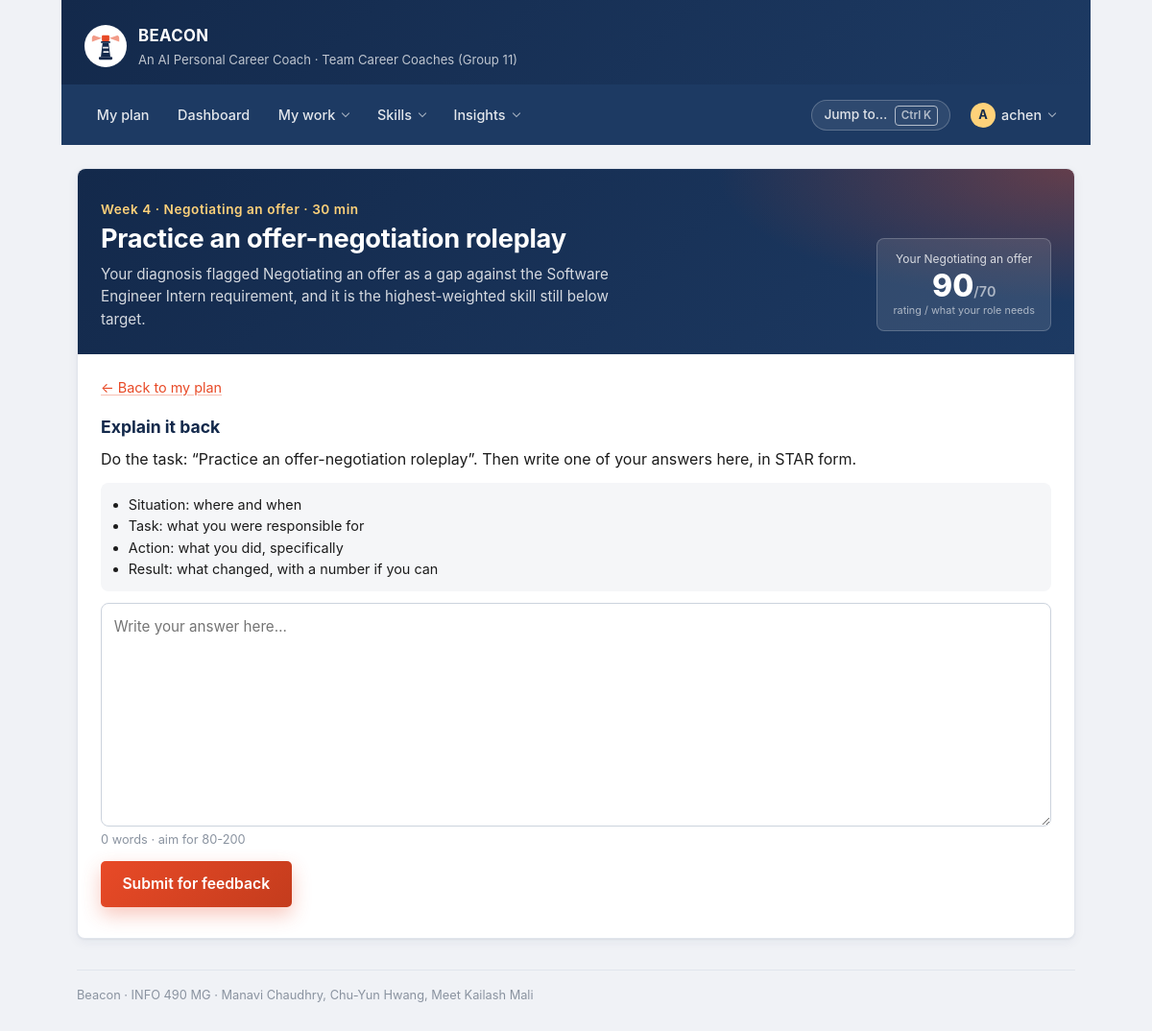
/me/tasks/4/ (signed in), run on the app's committed database.
### preparation/models.py (models this page shows, shortened)
class PlanTask(models.Model):
    class Status(models.TextChoices):
        TODO = "TODO", "To do"
        IN_PROGRESS = "DOING", "In progress"
        DONE = "DONE", "Done"
        SKIPPED = "SKIP", "Skipped"
    class Priority(models.IntegerChoices):
        LOW = 1, "Low"
        MEDIUM = 2, "Medium"
        HIGH = 3, "High"
    plan = models.ForeignKey(
        PreparationPlan,
        on_delete=models.CASCADE,  # deleting a plan deletes the tasks inside it
        related_name="tasks",
    )
    skill = models.ForeignKey(
        Skill,
        on_delete=models.SET_NULL,  # keep the task, just forget the tag
        null=True,
        blank=True,
        related_name="tasks",
        help_text="Skill gap this task is meant to close.",
    )
    title = models.CharField(max_length=150)
    week_number = models.PositiveSmallIntegerField(
        default=1,
        validators=[MinValueValidator(1), MaxValueValidator(52)],
        help_text="Which week of the roadmap this task belongs to (Screen 3).",
    )
    instructions = models.TextField(blank=True)
    rationale = models.TextField(
        blank=True,
        help_text=(
            "Why Beacon picked this task - shown under 'Why these "
            "recommendations?' and on the recommended-next card."
        ),
    )
    due_date = models.DateField(null=True, blank=True)
    estimated_minutes = models.PositiveIntegerField(
        default=60, validators=[MinValueValidator(5), MaxValueValidator(600)]
    )
    priority = models.IntegerField(choices=Priority.choices, default=Priority.MEDIUM)
    status = models.CharField(max_length=5, choices=Status.choices, default=Status.TODO)
    completed_on = models.DateField(null=True, blank=True)
    class Meta:
        ordering = ["week_number", "-priority", "due_date", "title"]
        constraints = [
            models.UniqueConstraint(
                fields=["plan", "title"], name="uniq_task_title_per_plan"
            )
        ]

class Skill(models.Model):
    class Category(models.TextChoices):
        TECHNICAL = "TECH", "Technical"
        BEHAVIORAL = "BEHAV", "Behavioral"
        DOMAIN = "DOMAIN", "Domain knowledge"
        COMMUNICATION = "COMM", "Communication"
    name = models.CharField(max_length=100)
    category = models.CharField(
        max_length=6, choices=Category.choices, default=Category.TECHNICAL
    )
    description = models.TextField(
        blank=True, help_text="What mastery of this skill looks like in an interview."
    )
    created_at = models.DateTimeField(auto_now_add=True)
    class Meta:
        ordering = ["category", "name"]
        constraints = [
            models.UniqueConstraint(
                fields=["name", "category"], name="uniq_skill_name_per_category"
            )
        ]

class SkillAssessment(models.Model):
    candidate = models.ForeignKey(
        CandidateProfile,
        on_delete=models.CASCADE,  # scores are meaningless without their profile
        related_name="assessments",
    )
    skill = models.ForeignKey(
        Skill,
        on_delete=models.PROTECT,  # never silently delete scored history
        related_name="assessments",
    )
    proficiency_score = models.PositiveSmallIntegerField(
        validators=[MinValueValidator(0), MaxValueValidator(100)],
        help_text="Quiz result, 0-100.",
    )
    required_level = models.PositiveSmallIntegerField(
        default=70,
        validators=[MinValueValidator(0), MaxValueValidator(100)],
        help_text="Level the target role demands, 0-100.",
    )
    assessed_on = models.DateField(default=timezone.localdate)
    notes = models.TextField(blank=True)
    class Meta:
        ordering = ["-assessed_on", "skill__name"]
        constraints = [
            models.UniqueConstraint(
                fields=["candidate", "skill"],
                name="uniq_assessment_per_candidate_skill",
            ),
            models.CheckConstraint(
                condition=models.Q(proficiency_score__lte=100)
                & models.Q(required_level__lte=100),
                name="scores_within_0_100",
            ),
        ]
    @property
    def gap(self):
        """How far below the role's requirement this candidate currently is."""
        return max(self.required_level - self.proficiency_score, 0)

### preparation/views.py (the view, shortened to what this page needs)
# urls.py: path("me/tasks/<int:pk>/", views.task_workspace, name="task_workspace"),
@login_required
def task_workspace(request, pk):
    task = get_object_or_404(
        PlanTask.objects.select_related("plan__candidate", "skill"),
        pk=pk, plan__candidate__user=request.user,
    )
    profile = task.plan.candidate
    kind = practice.task_kind(task)
    error, attempt = None, None
    readiness_before = profile.readiness_percent
    context = {
        "task": task,
        "kind": kind,
        "is_quiz": kind == TaskAttempt.Kind.QUIZ,
        "questions": practice.QUIZ_BANK.get(task.skill.name, []) if task.skill else [],
        "brief": practice.written_prompt(task),
        "attempt": attempt,
        "error": error,
        "draft": request.POST.get("answer", "") if error else "",
        "history": task.attempts.all()[:5],
        "pass_score": practice.PASS_SCORE,
        "readiness_before": readiness_before,
        "readiness_after": profile.readiness_percent,
        "assessment": profile.assessments.filter(skill=task.skill).first() if task.skill else None,
    }
    return render(request, "preparation/task_workspace.html", context)

### preparation/context_processors.py (called while the page is built)
def google_oauth(request):
    provider = settings.SOCIALACCOUNT_PROVIDERS.get("google", {})
    app = provider.get("APP", {})
    return {
        "google_oauth_configured": bool(app.get("client_id") and app.get("secret")),
        "google_oauth_placeholder": settings.DEBUG,
    }

### preparation/models.py (called while the page is built)
    @property
    def readiness_percent(self):
        assessments = list(self.assessments.all())
        if not assessments:
            return 0
        ratios = [
            min(a.proficiency_score / a.required_level, 1) if a.required_level else 1
            for a in assessments
        ]
        return round(sum(ratios) / len(ratios) * 100)

### preparation/navigation.py (called while the page is built)
def _entry(item, current, user):
    if item.get("staff_only") and not user.is_staff:
        return None
    try:
        url = reverse(item["name"])
    except NoReverseMatch:
        return None
    return {
        "label": item["label"],
        "url": url,
        "hint": item.get("hint", ""),
        "active": current == item["name"],
    }

def navigation(request):
    if not getattr(request, "user", None) or not request.user.is_authenticated:
        return {"nav": None}
    return {"nav": build(request)}

### preparation/practice.py (called while the page is built, shortened)
def task_kind(task):
    if task.skill and task.skill.name in QUIZ_BANK:
        return TaskAttempt.Kind.QUIZ
    return TaskAttempt.Kind.WRITTEN

def written_prompt(task):
    name = task.skill.name if task.skill else "this skill"
    if name in BEHAVIORAL:
        return {
            "prompt": f"Do the task: “{task.title}”. Then write one of your answers here, in STAR form.",
            "rubric": ["Situation: where and when", "Task: what you were responsible for",
                       "Action: what you did, specifically", "Result: what changed, with a number if you can"],
        }

### templates/preparation/task_workspace.html (shortened to what this page needs)
{% extends "base.html" %}
{% block body_class %}page-workspace{% endblock %}
{% block page_header %}
  <section class="hero-strip ws-hero">
    <div>
      <p class="hero-strip__eyebrow">
        Week {{ task.week_number }}{% if task.skill %} &middot; {{ task.skill.name }}{% endif %}
        &middot; {{ task.estimated_minutes }} min
      </p>
      <h1 class="page-title hero-strip__title">{{ task.title }}</h1>
      <p class="hero-strip__lede">{{ task.rationale }}</p>
    </div>
    {% if assessment %}
      <div class="ws-rating">
        <span class="ws-rating__label">Your {{ task.skill.name }}</span>
        <span class="ws-rating__value">{{ assessment.proficiency_score }}<small>/{{ assessment.required_level }}</small></span>
        <span class="ws-rating__hint">rating / what your role needs</span>
      </div>
    {% endif %}
  </section>
{% endblock %}
{% block content %}
  <p class="ws-back"><a href="{% url 'preparation:my_plan' %}">&larr; Back to my plan</a></p>
  {% if attempt %}
    <section class="ws-result{% if attempt.passed %} ws-result--pass{% else %} ws-result--retry{% endif %}">
      <div class="ws-result__score">
        <span class="ws-result__number" data-count="{{ attempt.score }}">{{ attempt.score }}</span>
        <span class="ws-result__of">/100</span>
      </div>
      <div class="ws-result__body">
        <p class="ws-result__verdict">
          {% if attempt.passed %}Task complete.{% else %}Not yet: {{ pass_score }} completes the task.{% endif %}
          <span class="ws-result__by">{{ attempt.get_graded_by_display }}</span>
        </p>
        <p>{{ attempt.feedback.summary }}</p>
        {% if attempt.rating_before is not None %}
          <p class="ws-delta">
            <strong>{{ task.skill.name }}</strong>
            <span class="ws-delta__from">{{ attempt.rating_before }}</span> &rarr;
            <span class="ws-delta__to">{{ attempt.rating_after }}</span>
            &middot; readiness {{ readiness_before }}% &rarr; <strong>{{ readiness_after }}%</strong>
          </p>
          <p class="muted ws-delta__why">Your rating moves part of the way toward what you just demonstrated, up or down.</p>
        {% endif %}
        {% if attempt.feedback.note %}<p class="coach__note">{{ attempt.feedback.note }}</p>{% endif %}
      </div>
    </section>
    {% if attempt.kind == "QUIZ" %}
      <ol class="ws-review">
        {% for r in attempt.feedback.questions %}
          <li class="ws-review__item{% if r.correct %} is-right{% else %} is-wrong{% endif %}">
            <p class="ws-review__q">{{ r.q }}</p>
            <p class="ws-review__a">
              {% if r.correct %}&#10003; Correct.{% else %}&#10007; Correct answer: <strong>{% for opt in r.options %}{% if forloop.counter0 == r.answer %}{{ opt }}{% endif %}{% endfor %}</strong>{% endif %}
            </p>
            <p class="muted">{{ r.why }}</p>
          </li>
        {% endfor %}
      </ol>
    {% else %}
      <div class="dash-grid">
        <section class="panel">
          <h2 class="panel__title">What worked</h2>
          <ul>{% for s in attempt.feedback.strengths %}<li>{{ s }}</li>{% empty %}<li class="muted">Nothing flagged yet.</li>{% endfor %}</ul>
        </section>
        <section class="panel">
          <h2 class="panel__title">To improve</h2>
          <ul>{% for s in attempt.feedback.improve %}<li>{{ s }}</li>{% empty %}<li class="muted">Nothing major.</li>{% endfor %}</ul>
        </section>
      </div>
    {% endif %}
    <p class="ws-actions">
      <a class="hero-strip__action hero-strip__action--primary" href="{% url 'preparation:my_plan' %}">Back to my plan &rarr;</a>
      <a class="ws-retry" href="{% url 'preparation:task_workspace' task.pk %}">{% if attempt.passed %}Practise again{% else %}Try again{% endif %}</a>
    </p>
  {% else %}
    <form method="post" class="ws-form">
      {% if is_quiz %}
        <h2>Check your {{ task.skill.name }}</h2>
        <p class="muted">Do the practice, then answer these {{ questions|length }} questions. {{ pass_score }}% completes the task.</p>
        <ol class="quiz">
          {% for q in questions %}
            {% with qi=forloop.counter0 %}
              <li class="quiz__item">
                <p class="quiz__q">{{ q.q }}</p>
                <div class="quiz__options">
                  {% for opt in q.options %}
                    <label class="quiz__option">
                      <input type="radio" name="q{{ qi }}" value="{{ forloop.counter0 }}" required>
                      <span>{{ opt }}</span>
                    </label>
                  {% endfor %}
                </div>
              </li>
            {% endwith %}
          {% endfor %}
        </ol>
        <button type="submit" class="onb-submit">Submit answers</button>
      {% else %}
        <h2>Explain it back</h2>
        <p>{{ brief.prompt }}</p>
        <ul class="ws-rubric">{% for r in brief.rubric %}<li>{{ r }}</li>{% endfor %}</ul>
        <textarea name="answer" rows="9" class="ws-answer" placeholder="Write your answer here&hellip;" required>{{ draft }}</textarea>
        <p class="muted ws-count" data-word-count>0 words &middot; aim for 80-200</p>
        <button type="submit" class="onb-submit" data-grading-label="Grading&hellip;">Submit for feedback</button>
      {% endif %}
    </form>
  {% endif %}
{% endblock %}

### templates/base.html (shortened to what this page needs)
{% load static %}<!DOCTYPE html>
<html lang="en">
<head>
  <link rel="stylesheet" href="{% static 'css/beacon.css' %}">
</head>
<body class="{% block body_class %}{% endblock %}">
  <div class="page">
    <header class="masthead">
      <img class="masthead__logo" src="{% static 'img/beacon-logo.svg' %}"
           alt="" width="44" height="44">
      <div class="masthead__text">
        <p class="masthead__title">BEACON</p>
        <p class="masthead__tagline">
          An AI Personal Career Coach &middot; Team Career Coaches (Group 11)
        </p>
      </div>
    </header>
    <nav class="nav" aria-label="Main">
      {% if nav %}
        <ul class="nav__list">
          {% for item in nav.items %}
            {% if item.children %}
              <li class="nav__group">
                <details class="menu{% if item.active %} is-active{% endif %}">
                  <summary class="nav__link">{{ item.label }}</summary>
                </details>
              </li>
            {% else %}
              <li>
                <a class="nav__link{% if item.active %} is-active{% endif %}" href="{{ item.url }}"
                   {% if item.active %}aria-current="page"{% endif %}>{{ item.label }}</a>
              </li>
            {% endif %}
          {% endfor %}
        </ul>
        <div class="nav__right">
          <button type="button" class="nav-palette" data-palette-open
                  aria-label="Search pages, candidates and skills">
            Jump to&hellip; <kbd>&#8984;K</kbd>
          </button>
          <details class="menu menu--account">
            <summary class="nav__link nav__avatar" aria-label="Account menu">
              <span class="avatar" aria-hidden="true">{{ user.get_username|slice:":1"|upper }}</span>
              <span class="nav__username">{{ user.get_username }}</span>
            </summary>
          </details>
        </div>
      {% else %}
        <ul class="nav__list">
          <li><a class="nav__link" href="{% url 'preparation:login' %}">Log In</a></li>
          <li><a class="nav__link" href="{% url 'preparation:signup' %}">Sign Up</a></li>
        </ul>
      {% endif %}
    </nav>
    <main class="content">
      {% block page_header %}{% endblock %}
      {% block content %}{% endblock %}
    </main>
    <footer class="footer">
      Beacon &middot; INFO 490 MG &middot; Manavi Chaudhry, Chu-Yun Hwang, Meet Kailash Mali
    </footer>
  </div>
</body>
</html>

### data on the page
PlanTask: week_number "4", skill.name "Negotiating an offer", estimated_minutes "30", title "Practice an offer-negotiation roleplay", rationale "Your diagnosis flagged Negotiating an offer as a gap against the Software Engineer Intern requirement, and it is the highest-weighted skill still below target."
SkillAssessment: proficiency_score "90", required_level "70"

### other printed values
{{ item.label }} "My plan" "Dashboard"
{{ item.label }} "My work" "Skills" "Insights"
{{ user.get_username|slice:":1"|upper }} "A"
{{ user.get_username }} "achen"
{{ brief.prompt }} "Do the task: “Practice an offer-negotiation roleplay”. Then write one of your answers here, in STAR form."
{{ r }} "Situation: where and when" "Task: what you were responsible for" "Action: what you did, specifically" "Result: what changed, with a number if you can"
